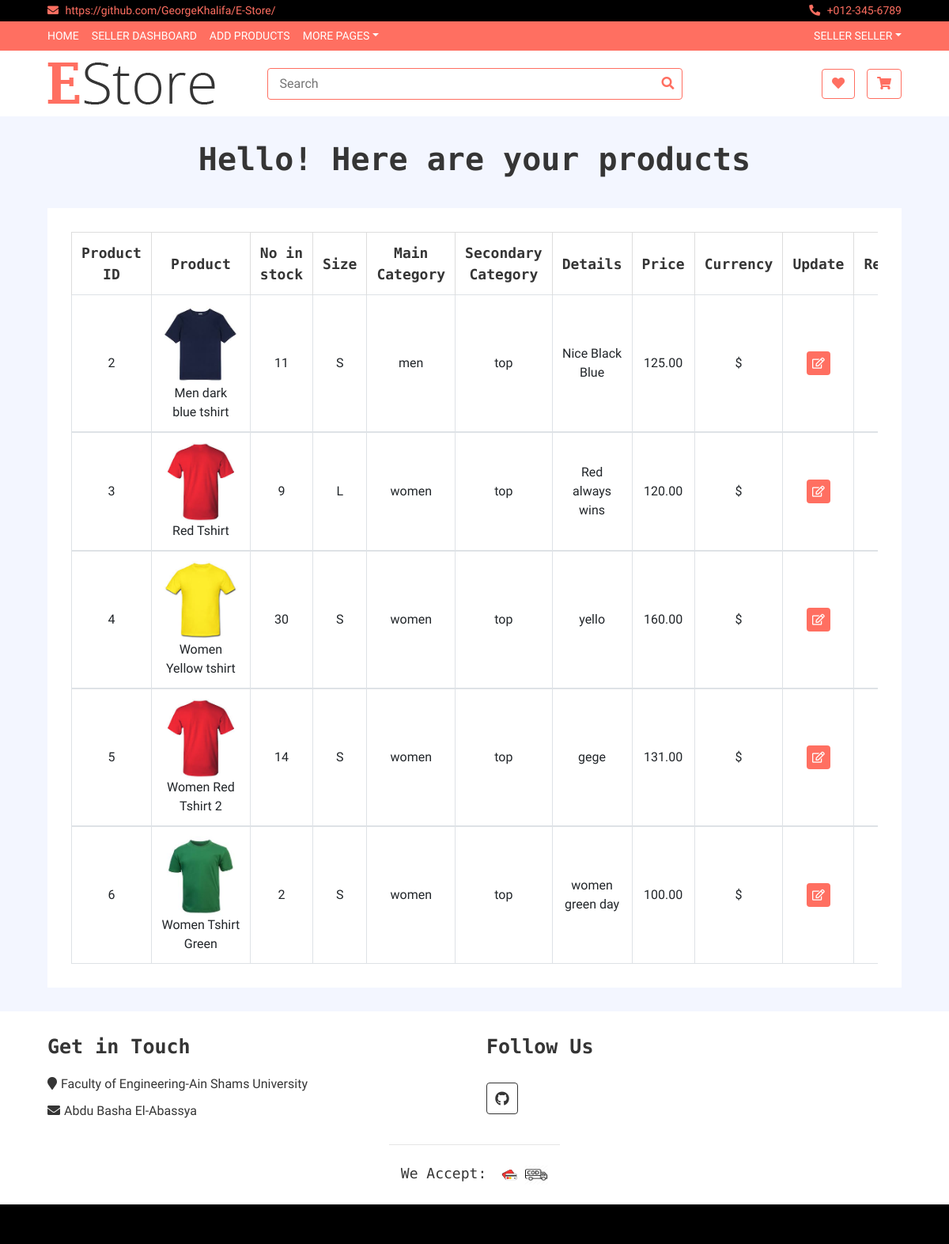
Page /App1/product_status/ (signed in) on the earlier database version.
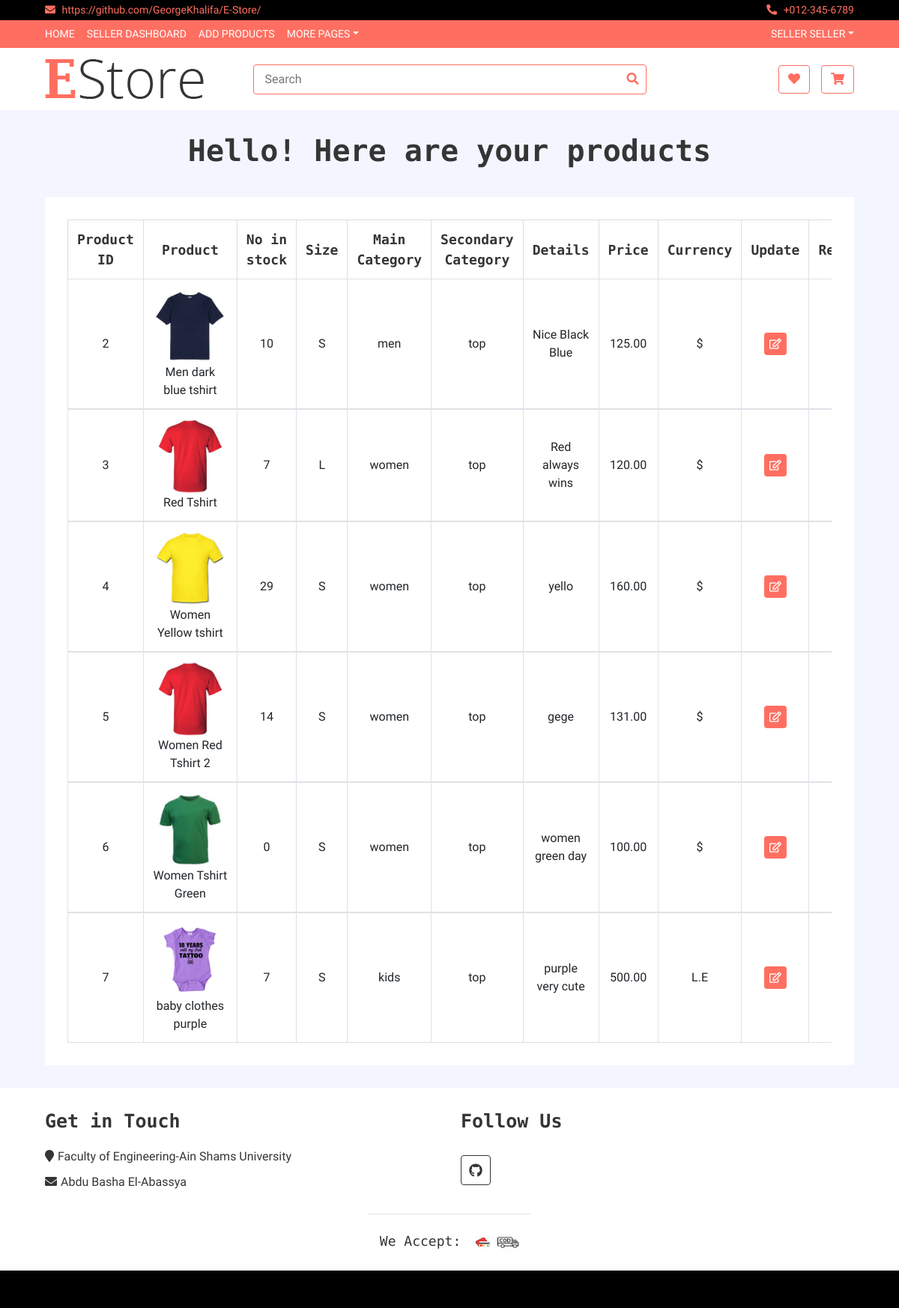
Same page on the later database version.
### App1/models.py (models this page shows, shortened)
class Product(models.Model):
    id = models.AutoField(primary_key=True)
    seller = models.ForeignKey(to = User,on_delete = models.CASCADE)
    name=models.CharField(max_length=20,default='')
    in_stock = models.PositiveIntegerField()
    currency =  models.CharField(default='$',choices=currency_choices,max_length=20)
    size = models.CharField(default='S',choices=size_choices,max_length=20)
    price = models.DecimalField(max_length = 13, decimal_places = 2, max_digits = 10) #product_price
    picture = models.ImageField(upload_to = 'product_picture/', default = 'null.png')
    main_category= models.CharField(default='Men',choices=main_category_choices,max_length=20)
    secondary_category=  models.CharField(default='Top',choices=secondary_choices,max_length=20)
    details=models.CharField(default='',max_length=1999)
    views = models.ManyToManyField(User,related_name='view',default=None,blank=True)
    favourites =models.ManyToManyField(User,related_name='favourite',default=None,blank=True)

### App1/views.py (the view)
@login_required
def product_status(request):
    result = C.product_status_c(request)
    return result

### App1/context_processors.py (called while the page is built)
def add_variable_to_context(request):
    if(request.user.is_authenticated and not request.user.is_superuser):
        actual_user = UserInfo.objects.filter(user = request.user)[0]
        firstname = request.user.first_name
        lastname = request.user.last_name
        if actual_user.BuyerOrSeller == 'seller':
            sellerflag = True
        else:
            sellerflag = False
    else:
        sellerflag = False
        firstname = ""
        lastname = ""
    return {
        'sellerflag': sellerflag, 'firstname': firstname, 'lastname': lastname
    }

### App1/views.py (called while the page is built)
    def product_status_c(self, request):
        Products=Product.objects.filter(seller=request.user)
        return render(request,'App1/product_status.html',{'editupdate':Products})

### templates/App1/product_status.html (shortened to what this page needs)
{% extends 'App1/base.html'%}
{% block body_block %}
    <h1 style="text-align:center">Hello! Here are your products</h1>
    <div class="wishlist-page">
            <div class="container-fluid">
                <div class="wishlist-page-inner">
                    <div class="row">
                        <div class="col-md-12">
                            <div class="table-responsive">
                                <table class="table table-bordered">
                                    <thead class="thead-dark">
                                        <tr>
                                            <th>Product ID</th>
                                            <th>Product</th>
                                            <th>No in stock</th>
                                            <th>Size</th>
                                            <th>Main Category</th>
                                            <th>Secondary Category</th>
                                            <th>Details</th>
                                            <th>Price</th>
                                            <th>Currency</th>
                                            <th>Update</th>
                                            <th>Remove</th>
                                        </tr>
                                    </thead>
                                    <tbody class="align-middle">
                                      {%for item in editupdate%}
                                      <tr>
                                      <td>{{item.id}}</td>
                                      <td><img src="{{item.picture.url}}" alt="Product Image" height=100px width=100px>{{item.name}}</td>
                                      <td>{{item.in_stock}}</td>
                                      <td>{{item.size}}</td>
                                      <td>{{item.main_category}}</td>
                                      <td>{{item.secondary_category}}</td>
                                      <td>{{item.details}}</td>
                                      <td>{{item.price}}</td>
                                      <td>{{item.currency}}</td>
                                      <td>
                                       <a href="{%url 'App1:edit_product' item.id %}"><button><i class="far fa-edit"></i></button></a>
                                      </td>
                                       <td><a href="{% url 'App1:remove_product' item.id%}"><button></button></a></td>
                                      </tr>
                                      </tbody>
                                     {% endfor %}
                                </table>
                            </div>
                        </div>
                    </div>
                </div>
            </div>
        </div>
{% endblock %}

### templates/App1/base.html (shortened to what this page needs)
<!DOCTYPE html>
{% load static %}
<html lang="en" dir="ltr">
  <head>
    <link rel="stylesheet" href="https://cdn.jsdelivr.net/npm/bootstrap@4.5.3/dist/css/bootstrap.min.css">
    <link rel="stylesheet" href="https://use.fontawesome.com/releases/v5.3.1/css/all.css">
            <link rel="stylesheet" href="http://netdna.bootstrapcdn.com/font-awesome/4.2.0/css/font-awesome.min.css">
            <link href="https://stackpath.bootstrapcdn.com/bootstrap/4.4.1/css/bootstrap.min.css" rel="stylesheet">
            <link href="https://cdnjs.cloudflare.com/ajax/libs/font-awesome/5.10.0/css/all.min.css" rel="stylesheet">
            <link href="{% static 'lib/slick/slick.css' %}" rel="stylesheet">
            <link href="{% static 'lib/slick/slick-theme.css' %}" rel="stylesheet">
            <link href="{% static 'css/style.css' %}" rel="stylesheet">
            <link href="{% static 'css/star-rating.css' %}" rel="stylesheet">
  </head>
  <body>
        <div class="top-bar">
            <div class="container-fluid">
                <div class="row">
                    <div class="col-sm-6">
                        <i class="fa fa-envelope"></i>
                        <a href="https://github.com/GeorgeKhalifa/E-Store/"> https://github.com/GeorgeKhalifa/E-Store/</a>
                    </div>
                    <div class="col-sm-6">
                        <i class="fa fa-phone-alt"></i>
                        +012-345-6789
                    </div>
                </div>
            </div>
        </div>
        <div class="nav">
            <div class="container-fluid">
                <nav class="navbar navbar-expand-md bg-dark navbar-dark">
                    <div class="collapse navbar-collapse justify-content-between" id="navbarCollapse">
                        <div class="navbar-nav mr-auto">
                            <a href="{% url 'index' %}" class="nav-item nav-link">Home</a>
                            {% if user.is_authenticated and sellerflag %}
                            <a href="{% url 'App1:product_status'%}" class="nav-item nav-link">Seller Dashboard</a>
                            <a href="{% url 'App1:add_product'%}" class="nav-item nav-link">Add Products</a>
                            {% endif %}
                            <div class="nav-item dropdown">
                                <a href="#" class="nav-link dropdown-toggle" data-toggle="dropdown">More Pages</a>
                            </div>
                        </div>
                        <div class="navbar-nav ml-auto">
                            <div class="nav-item dropdown">
                                  {% if user.is_authenticated %}
                                <a href="#" class="nav-link dropdown-toggle" data-toggle="dropdown">{{firstname}} {{lastname}}</a>
                                {% else %}
                                  <a href="#" class="nav-link dropdown-toggle" data-toggle="dropdown">User Account</a>
                                {% endif %}
                            </div>
                        </div>
                    </div>
                </nav>
            </div>
        </div>
        <div class="bottom-bar">
            <div class="container-fluid">
                <div class="row align-items-center">
                    <div class="col-md-3">
                        <div class="logo">
                            <a href="{%url 'index'%}">
                                <img src= {% static 'img/logo.png' %} alt="Logo">
                            </a>
                        </div>
                    </div>
                    <div class="col-md-6">
                       <form action="{%url 'index'%}">
                        <div class="search">
                            <input type="text" placeholder="Search" name="search">
                            <button><i class="fa fa-search"></i></button>
                        </div>
                        </form>
                    </div>
                    <div class="col-md-3">
                        <div class="user">
                             {% if  request.user.is_authenticated and not sellerflag %}
                            <a href="{% url 'App1:favourite_list'%}" class="btn wishlist">
                                <i class="fa fa-heart"></i>
                                <span></span>
                            </a>
                            <a href="{% url 'App1:cart'%}" class="btn cart">
                                <i class="fa fa-shopping-cart"></i>
                                <span>({{total_number}})</span>
                            </a>
                            {% else %}
                             <a href="{% url 'App1:register'%}" class="btn wishlist">
                                <i class="fa fa-heart"></i>
                            </a>
                            <a href="{% url 'App1:register'%}" class="btn cart">
                                <i class="fa fa-shopping-cart"></i>
                            </a>
                            {% endif %}
                        </div>
                    </div>
                </div>
            </div>
        </div>
      {% block body_block %}
      {% endblock %}
 <div class="footer">
            <div class="container-fluid">
                <div class="row">
                    <div class="col-lg-6 col-md-6">
                        <div class="footer-widget">
                            <h2>Get in Touch</h2>
                            <div class="contact-info">
                                <p><i class="fa fa-map-marker"></i>Faculty of Engineering-Ain Shams University</p>
                                <p><i class="fa fa-envelope"></i>Abdu Basha El-Abassya</p>
                            </div>
                        </div>
                    </div>
                    <div class="col-lg-6 col-md-6">
                        <div class="footer-widget">
                            <h2>Follow Us</h2>
                            <div class="contact-info">
                                <div class="social">
                                    <a href="https://github.com/GeorgeKhalifa/E-Store/"><i class="fab fa-github"></i></a>
                                </div>
                            </div>
                        </div>
                    </div>
                <div class="row payment align-items-center">
                    <div class="col-md-12">
                        <div class="payment-method">
                            <h2 style="text-align:center">We Accept:</h2>
                            <img src={% static 'img/creditcard.png' %} alt="Payment Method" height=30px width=30px />
                            <img src={% static 'img/cod.png' %} alt="Payment Method" height=30px width=30px />
                        </div>
                    </div>
                        </div>
                    </div>
                </div>
            </div>
        <div class="footer-bottom">
        </div>
  </body>
</html>

### static/css/style.css (style rules this page uses)
body { color: #353535; font-family: 'Open Sans', sans-serif; font-weight: 400; background: #f3f6ff; }
a { color: #FF6F61; }
h1 { font-family: 'Source Code Pro', monospace; font-weight: 900; }
h2 { font-family: 'Source Code Pro', monospace; font-weight: 700; }
@media (min-width: 992px) { .container-fluid { padding-right: 60px; padding-left: 60px; } }
.btn { color: #FF6F61; background: #ffffff; border: 1px solid #FF6F61; }
.top-bar { padding: 3px 0; font-size: 14px; color: #FF6F61; background: #000000; }
.top-bar i { margin-right: 5px; }
.top-bar .col-sm-6:first-child { text-align: left; }
.top-bar .col-sm-6:last-child { text-align: right; }
.nav { position: relative; }
@media (min-width: 992px) { .nav .container-fluid { padding-left: 52px; padding-right: 52px; } }
.nav .navbar { height: 100%; padding: 0; }
@media (min-width: 768px) { .nav, .nav .navbar { background: #FF6F61 !important; } }
@media (min-width: 768px) { .nav .navbar-dark a.nav-link { color: #ffffff; font-size: 14px; text-transform: uppercase; } }
.bottom-bar { padding: 15px 0; background: #ffffff; margin-bottom: 30px; }
.bottom-bar .logo { text-align: left; overflow: hidden; }
.bottom-bar .logo a img { max-height: 60px; }
.bottom-bar .search { width: 100%; }
.bottom-bar .search input[type=text] { width: 100%; height: 40px; padding: 0 15px; color: #666666; border: 1px solid #FF6F61; border-radius: 4px; }
.bottom-bar .search button { position: absolute; width: 40px; height: 38px; top: 1px; right: 16px; padding: 0 15px; border: none; background: none; color: #FF6F61; border-radius: 0 2px 2px 0; }
.bottom-bar .user { font-size: 0; text-align: right; }
.bottom-bar .user .wishlist { margin-right: 15px; }
.bottom-bar .user .cart i, .bottom-bar .user .wishlist i { color: #FF6F61; }
@media (min-width: 768px) { .bottom-bar { max-height: 90px; } }
.wishlist-page { position: relative; padding: 30px 0; }
.wishlist-page .wishlist-page-inner { padding: 30px; background: #ffffff; }
.wishlist-page .table { width: 100%; text-align: center; margin-bottom: 0; }
.wishlist-page .table .thead-dark th { font-family: 'Source Code Pro', monospace; font-size: 18px; font-weight: 700; color: #353535; text-align: center; background: transparent; border-color: #dddddd; border-bottom: none; vertical-align: middle; }
.wishlist-page .table td { font-size: 16px; vertical-align: middle; }
.wishlist-page .table button { width: 30px; height: 30px; font-size: 14px; text-align: center; color: #ffffff; background: #FF6F61; border: none; border-radius: 4px; }
.footer { position: relative; padding: 30px 0 0 0; background: #ffffff; }
.footer .footer-widget { position: relative; width: 100%; margin-bottom: 30px; }
.footer .footer-widget h2 { font-size: 25px; white-space: nowrap; margin-bottom: 20px; }
.footer .contact-info p { margin-bottom: 10px; font-size: 16px; }
.footer .contact-info p i { margin-right: 5px; }
.footer .social { position: relative; width: 100%; }
.footer .social a { display: inline-block; margin: 10px 5px 0 0; width: 40px; height: 40px; padding: 6px 0; text-align: center; font-size: 18px; color: #353535; border: 1px solid #353535; border-radius: 4px; transition: all .3s; }
.footer .payment { padding-top: 25px; padding-bottom: 25px; border-top: 1px solid rgba(0, 0, 0, .1); }
@media (min-width: 992px) { .footer .payment { max-width: 80%; margin: 0 auto; } }
.footer .payment-method, .footer .payment-security { overflow: hidden; }
.footer .payment-method { text-align: left; }
.footer .payment-method h2, .footer .payment-security h2 { display: inline-block; margin: 0 10px 0 0; font-size: 18px; font-weight: 400; line-height: 22px; }
.footer .payment-method img, .footer .payment-security img { height: 25px; }
.footer-bottom { position: relative; padding: 25px 0; background: #000000; }

Differences in the rows shown:
changed Product "Men dark blue tshirt": in_stock "11" → "10"
changed Product "Red Tshirt": in_stock "9" → "7"
changed Product "Women Yellow tshirt": in_stock "30" → "29"
changed Product "Women Tshirt Green": in_stock "2" → "0"
added Product: id "7", picture (picture), name "baby clothes purple", in_stock "7", size "S", main_category "kids", secondary_category "top", details "purple very cute", price "500.00", currency "L.E"
